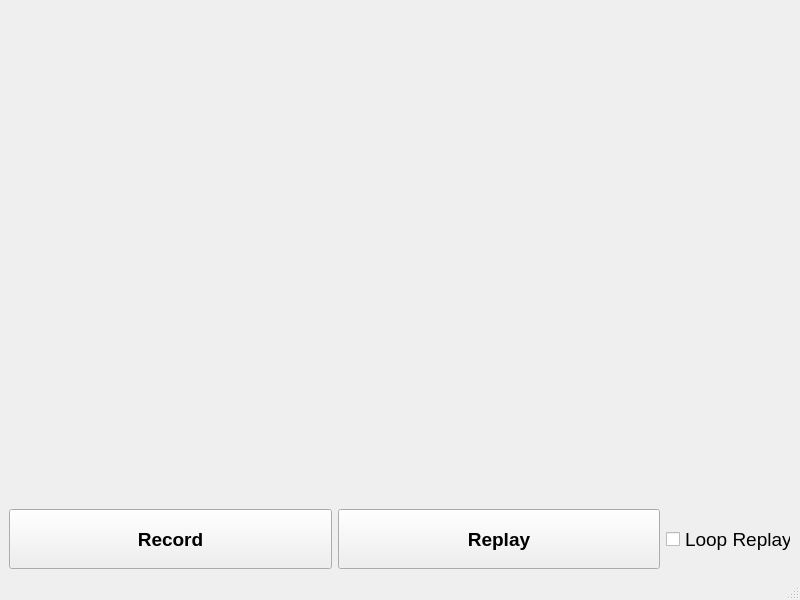
<?xml version="1.0" encoding="UTF-8"?>
<ui version="4.0">
 <class>MainWindow</class>
 <widget class="QMainWindow" name="MainWindow">
  <property name="geometry">
   <rect>
    <x>0</x>
    <y>0</y>
    <width>800</width>
    <height>600</height>
   </rect>
  </property>
  <property name="windowTitle">
   <string>Command</string>
  </property>
  <widget class="QWidget" name="centralwidget">
   <layout class="QVBoxLayout" name="verticalLayout">
    <item>
     <widget class="ClickCanvasWidget" name="canvasWidget" native="true">
      <property name="sizePolicy">
       <sizepolicy hsizetype="Expanding" vsizetype="Expanding">
        <horstretch>0</horstretch>
        <verstretch>0</verstretch>
       </sizepolicy>
      </property>
     </widget>
    </item>
    <item>
     <layout class="QHBoxLayout" name="horizontalLayout">
      <item>
       <widget class="QPushButton" name="btnRecord">
        <property name="minimumSize">
         <size>
          <width>0</width>
          <height>60</height>
         </size>
        </property>
        <property name="font">
         <font>
          <pointsize>14</pointsize>
          <bold>true</bold>
         </font>
        </property>
        <property name="text">
         <string>Record</string>
        </property>
       </widget>
      </item>
      <item>
       <widget class="QPushButton" name="btnReplay">
        <property name="minimumSize">
         <size>
          <width>0</width>
          <height>60</height>
         </size>
        </property>
        <property name="font">
         <font>
          <pointsize>14</pointsize>
          <bold>true</bold>
         </font>
        </property>
        <property name="text">
         <string>Replay</string>
        </property>
       </widget>
      </item>
      <item>
       <widget class="QCheckBox" name="chkLoopReplay">
        <property name="minimumSize">
         <size>
          <width>0</width>
          <height>60</height>
         </size>
        </property>
        <property name="maximumSize">
         <size>
          <width>125</width>
          <height>16777215</height>
         </size>
        </property>
        <property name="font">
         <font>
          <pointsize>14</pointsize>
          <italic>false</italic>
          <bold>false</bold>
         </font>
        </property>
        <property name="text">
         <string>Loop Replay</string>
        </property>
        <property name="iconSize">
         <size>
          <width>20</width>
          <height>20</height>
         </size>
        </property>
       </widget>
      </item>
     </layout>
    </item>
   </layout>
  </widget>
  <widget class="QStatusBar" name="statusbar"/>
 </widget>
 <customwidgets>
  <customwidget>
   <class>ClickCanvasWidget</class>
   <extends>QWidget</extends>
   <header>clickcanvaswidget.h</header>
   <container>1</container>
  </customwidget>
 </customwidgets>
 <resources/>
 <connections/>
</ui>
